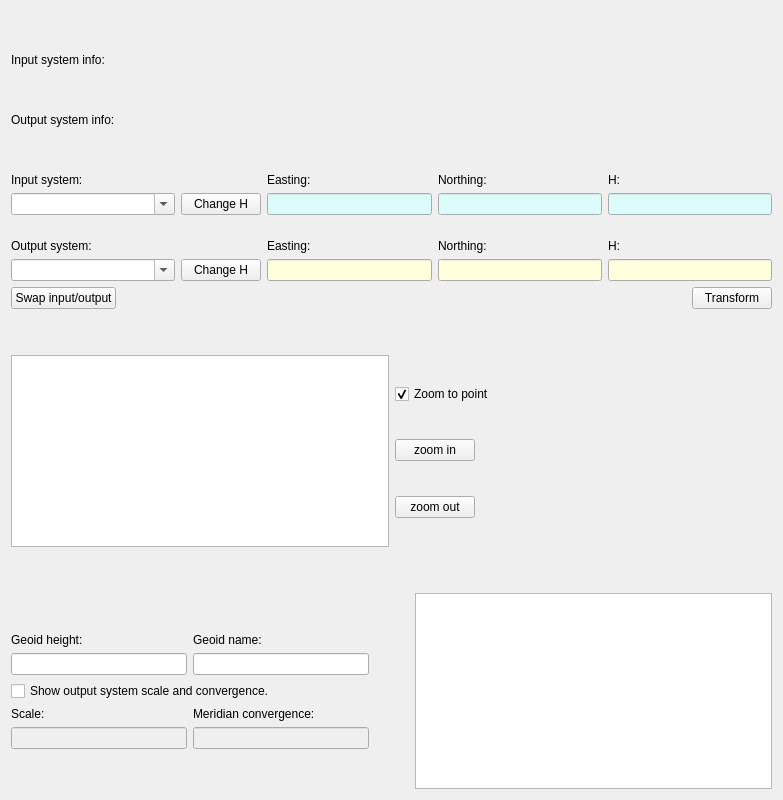
      <widget class="QWidget" name="tab_interactive">
       <attribute name="title">
        <string>Interactive</string>
       </attribute>
       <attribute name="whatsThis">
        <string>Interactive tab - used to transform single points.</string>
       </attribute>
       <layout class="QVBoxLayout" name="verticalLayout_3">
        <property name="topMargin">
         <number>13</number>
        </property>
        <item>
         <spacer name="verticalSpacer_9">
          <property name="orientation">
           <enum>Qt::Vertical</enum>
          </property>
          <property name="sizeHint" stdset="0">
           <size>
            <width>20</width>
            <height>40</height>
           </size>
          </property>
         </spacer>
        </item>
        <item>
         <layout class="QVBoxLayout" name="verticalLayout_2">
          <item>
           <widget class="QLabel" name="lbl_input_info">
            <property name="toolTip">
             <string>Input system description</string>
            </property>
            <property name="whatsThis">
             <string>Detailed description of input srs.</string>
            </property>
            <property name="text">
             <string>Input system info:</string>
            </property>
           </widget>
          </item>
          <item>
           <spacer name="verticalSpacer_7">
            <property name="orientation">
             <enum>Qt::Vertical</enum>
            </property>
            <property name="sizeHint" stdset="0">
             <size>
              <width>20</width>
              <height>40</height>
             </size>
            </property>
           </spacer>
          </item>
          <item>
           <widget class="QLabel" name="lbl_output_info">
            <property name="toolTip">
             <string>Output system description.</string>
            </property>
            <property name="whatsThis">
             <string>Detailed description of output system.</string>
            </property>
            <property name="text">
             <string>Output system info:</string>
            </property>
           </widget>
          </item>
         </layout>
        </item>
        <item>
         <spacer name="verticalSpacer_6">
          <property name="orientation">
           <enum>Qt::Vertical</enum>
          </property>
          <property name="sizeType">
           <enum>QSizePolicy::Maximum</enum>
          </property>
          <property name="sizeHint" stdset="0">
           <size>
            <width>20</width>
            <height>40</height>
           </size>
          </property>
         </spacer>
        </item>
        <item>
         <layout class="QGridLayout" name="gridLayout_2">
          <item row="0" column="0">
           <widget class="QLabel" name="lbl_input_system">
            <property name="text">
             <string>Input system:  </string>
            </property>
           </widget>
          </item>
          <item row="0" column="2">
           <widget class="QLabel" name="lbl_x_in">
            <property name="text">
             <string>Easting:</string>
            </property>
           </widget>
          </item>
          <item row="0" column="3">
           <widget class="QLabel" name="lbl_y_in">
            <property name="text">
             <string>Northing:</string>
            </property>
           </widget>
          </item>
          <item row="0" column="4">
           <widget class="QLabel" name="lbl_z_in">
            <property name="text">
             <string>H:</string>
            </property>
           </widget>
          </item>
          <item row="1" column="0">
           <widget class="QComboBox" name="cb_input_system">
            <property name="sizePolicy">
             <sizepolicy hsizetype="Expanding" vsizetype="Fixed">
              <horstretch>0</horstretch>
              <verstretch>0</verstretch>
             </sizepolicy>
            </property>
            <property name="toolTip">
             <string>Input minilabel</string>
            </property>
            <property name="whatsThis">
             <string>Specify input system minilabel here by selecting from dropdown list or typing one yourself. Enter triggers parsing and transformation.</string>
            </property>
            <property name="editable">
             <bool>true</bool>
            </property>
           </widget>
          </item>
          <item row="1" column="1">
           <widget class="QPushButton" name="bt_change_h_in">
            <property name="focusPolicy">
             <enum>Qt::StrongFocus</enum>
            </property>
            <property name="text">
             <string>Change H</string>
            </property>
           </widget>
          </item>
          <item row="1" column="2">
           <widget class="QLineEdit" name="txt_x_in">
            <property name="palette">
             <palette>
              <active>
               <colorrole role="Base">
                <brush brushstyle="SolidPattern">
                 <color alpha="255">
                  <red>220</red>
                  <green>252</green>
                  <blue>252</blue>
                 </color>
                </brush>
               </colorrole>
              </active>
              <inactive>
               <colorrole role="Base">
                <brush brushstyle="SolidPattern">
                 <color alpha="255">
                  <red>220</red>
                  <green>252</green>
                  <blue>252</blue>
                 </color>
                </brush>
               </colorrole>
              </inactive>
              <disabled>
               <colorrole role="Base">
                <brush brushstyle="SolidPattern">
                 <color alpha="255">
                  <red>255</red>
                  <green>255</green>
                  <blue>255</blue>
                 </color>
                </brush>
               </colorrole>
              </disabled>
             </palette>
            </property>
            <property name="whatsThis">
             <string>Input coordinate. Can contain units like dg, sx, nt, rad or m. Enter triggers a transformation.</string>
            </property>
            <property name="text">
             <string/>
            </property>
           </widget>
          </item>
          <item row="1" column="3">
           <widget class="QLineEdit" name="txt_y_in">
            <property name="palette">
             <palette>
              <active>
               <colorrole role="Base">
                <brush brushstyle="SolidPattern">
                 <color alpha="255">
                  <red>220</red>
                  <green>252</green>
                  <blue>252</blue>
                 </color>
                </brush>
               </colorrole>
              </active>
              <inactive>
               <colorrole role="Base">
                <brush brushstyle="SolidPattern">
                 <color alpha="255">
                  <red>220</red>
                  <green>252</green>
                  <blue>252</blue>
                 </color>
                </brush>
               </colorrole>
              </inactive>
              <disabled>
               <colorrole role="Base">
                <brush brushstyle="SolidPattern">
                 <color alpha="255">
                  <red>255</red>
                  <green>255</green>
                  <blue>255</blue>
                 </color>
                </brush>
               </colorrole>
              </disabled>
             </palette>
            </property>
            <property name="whatsThis">
             <string>Input coordinate. Can contain units like dg, sx, nt, rad or m. Enter triggers a transformation.</string>
            </property>
           </widget>
          </item>
          <item row="1" column="4">
           <widget class="QLineEdit" name="txt_z_in">
            <property name="palette">
             <palette>
              <active>
               <colorrole role="Base">
                <brush brushstyle="SolidPattern">
                 <color alpha="255">
                  <red>220</red>
                  <green>252</green>
                  <blue>252</blue>
                 </color>
                </brush>
               </colorrole>
              </active>
              <inactive>
               <colorrole role="Base">
                <brush brushstyle="SolidPattern">
                 <color alpha="255">
                  <red>220</red>
                  <green>252</green>
                  <blue>252</blue>
                 </color>
                </brush>
               </colorrole>
              </inactive>
              <disabled>
               <colorrole role="Base">
                <brush brushstyle="SolidPattern">
                 <color alpha="255">
                  <red>255</red>
                  <green>255</green>
                  <blue>255</blue>
                 </color>
                </brush>
               </colorrole>
              </disabled>
             </palette>
            </property>
            <property name="whatsThis">
             <string>Input z-coordinate. Can contain unit (=m). Enter triggers a transformation.</string>
            </property>
           </widget>
          </item>
         </layout>
        </item>
        <item>
         <spacer name="verticalSpacer_8">
          <property name="orientation">
           <enum>Qt::Vertical</enum>
          </property>
          <property name="sizeHint" stdset="0">
           <size>
            <width>761</width>
            <height>18</height>
           </size>
          </property>
         </spacer>
        </item>
        <item>
         <layout class="QGridLayout" name="gridLayout_3">
          <item row="1" column="2">
           <widget class="QLineEdit" name="txt_x_out">
            <property name="palette">
             <palette>
              <active>
               <colorrole role="Base">
                <brush brushstyle="SolidPattern">
                 <color alpha="255">
                  <red>255</red>
                  <green>255</green>
                  <blue>221</blue>
                 </color>
                </brush>
               </colorrole>
              </active>
              <inactive>
               <colorrole role="Base">
                <brush brushstyle="SolidPattern">
                 <color alpha="255">
                  <red>255</red>
                  <green>255</green>
                  <blue>221</blue>
                 </color>
                </brush>
               </colorrole>
              </inactive>
              <disabled>
               <colorrole role="Base">
                <brush brushstyle="SolidPattern">
                 <color alpha="255">
                  <red>255</red>
                  <green>255</green>
                  <blue>255</blue>
                 </color>
                </brush>
               </colorrole>
              </disabled>
             </palette>
            </property>
            <property name="whatsThis">
             <string>Output coordinate. Can contain units like dg, sx, nt, rad or m. </string>
            </property>
            <property name="readOnly">
             <bool>true</bool>
            </property>
           </widget>
          </item>
          <item row="1" column="1">
           <widget class="QPushButton" name="bt_change_h_out">
            <property name="text">
             <string>Change H</string>
            </property>
           </widget>
          </item>
          <item row="1" column="3">
           <widget class="QLineEdit" name="txt_y_out">
            <property name="palette">
             <palette>
              <active>
               <colorrole role="Base">
                <brush brushstyle="SolidPattern">
                 <color alpha="255">
                  <red>255</red>
                  <green>255</green>
                  <blue>221</blue>
                 </color>
                </brush>
               </colorrole>
              </active>
              <inactive>
               <colorrole role="Base">
                <brush brushstyle="SolidPattern">
                 <color alpha="255">
                  <red>255</red>
                  <green>255</green>
                  <blue>221</blue>
                 </color>
                </brush>
               </colorrole>
              </inactive>
              <disabled>
               <colorrole role="Base">
                <brush brushstyle="SolidPattern">
                 <color alpha="255">
                  <red>255</red>
                  <green>255</green>
                  <blue>255</blue>
                 </color>
                </brush>
               </colorrole>
              </disabled>
             </palette>
            </property>
            <property name="whatsThis">
             <string>Output coordinate. Can contain units like dg, sx, nt, rad or m. </string>
            </property>
            <property name="readOnly">
             <bool>true</bool>
            </property>
           </widget>
          </item>
          <item row="1" column="0">
           <widget class="QComboBox" name="cb_output_system">
            <property name="sizePolicy">
             <sizepolicy hsizetype="Expanding" vsizetype="Fixed">
              <horstretch>0</horstretch>
              <verstretch>0</verstretch>
             </sizepolicy>
            </property>
            <property name="toolTip">
             <string>Output minilabel.</string>
            </property>
            <property name="whatsThis">
             <string>Specify output system minilabel here by selecting from dropdown list or typing one yourself. Enter triggers parsing and transformation.</string>
            </property>
            <property name="editable">
             <bool>true</bool>
            </property>
           </widget>
          </item>
          <item row="1" column="4">
           <widget class="QLineEdit" name="txt_z_out">
            <property name="palette">
             <palette>
              <active>
               <colorrole role="Base">
                <brush brushstyle="SolidPattern">
                 <color alpha="255">
                  <red>255</red>
                  <green>255</green>
                  <blue>221</blue>
                 </color>
                </brush>
               </colorrole>
              </active>
              <inactive>
               <colorrole role="Base">
                <brush brushstyle="SolidPattern">
                 <color alpha="255">
                  <red>255</red>
                  <green>255</green>
                  <blue>221</blue>
                 </color>
                </brush>
               </colorrole>
              </inactive>
              <disabled>
               <colorrole role="Base">
                <brush brushstyle="SolidPattern">
                 <color alpha="255">
                  <red>255</red>
                  <green>255</green>
                  <blue>255</blue>
                 </color>
                </brush>
               </colorrole>
              </disabled>
             </palette>
            </property>
            <property name="whatsThis">
             <string>Output z coordinate.</string>
            </property>
            <property name="readOnly">
             <bool>true</bool>
            </property>
           </widget>
          </item>
          <item row="0" column="2">
           <widget class="QLabel" name="lbl_x_out">
            <property name="text">
             <string>Easting:</string>
            </property>
           </widget>
          </item>
          <item row="0" column="4">
           <widget class="QLabel" name="lbl_z_out">
            <property name="text">
             <string>H:</string>
            </property>
           </widget>
          </item>
          <item row="0" column="3">
           <widget class="QLabel" name="lbl_y_out">
            <property name="text">
             <string>Northing:</string>
            </property>
           </widget>
          </item>
          <item row="0" column="0">
           <widget class="QLabel" name="lbl_output_system">
            <property name="text">
             <string>Output system:</string>
            </property>
           </widget>
          </item>
         </layout>
        </item>
        <item>
         <layout class="QHBoxLayout" name="horizontalLayout_3">
          <item>
           <widget class="QPushButton" name="bt_interactive_swap">
            <property name="whatsThis">
             <string>Swap input/output</string>
            </property>
            <property name="text">
             <string>Swap input/output</string>
            </property>
           </widget>
          </item>
          <item>
           <spacer name="horizontalSpacer_15">
            <property name="orientation">
             <enum>Qt::Horizontal</enum>
            </property>
            <property name="sizeHint" stdset="0">
             <size>
              <width>40</width>
              <height>20</height>
             </size>
            </property>
           </spacer>
          </item>
          <item>
           <widget class="QPushButton" name="bt_interactive_transform">
            <property name="toolTip">
             <string>Trigger a transformation</string>
            </property>
            <property name="whatsThis">
             <string>Trigger a transformation.</string>
            </property>
            <property name="text">
             <string>Transform</string>
            </property>
           </widget>
          </item>
         </layout>
        </item>
        <item>
         <spacer name="verticalSpacer_3">
          <property name="orientation">
           <enum>Qt::Vertical</enum>
          </property>
          <property name="sizeHint" stdset="0">
           <size>
            <width>20</width>
            <height>40</height>
           </size>
          </property>
         </spacer>
        </item>
        <item>
         <layout class="QGridLayout" name="gridLayout_18">
          <item row="0" column="0">
           <layout class="QHBoxLayout" name="horizontalLayout_2">
            <item>
             <widget class="QGraphicsView" name="gv_map">
              <property name="sizePolicy">
               <sizepolicy hsizetype="Expanding" vsizetype="Fixed">
                <horstretch>0</horstretch>
                <verstretch>0</verstretch>
               </sizepolicy>
              </property>
              <property name="baseSize">
               <size>
                <width>360</width>
                <height>180</height>
               </size>
              </property>
              <property name="toolTip">
               <string>Map Window</string>
              </property>
              <property name="whatsThis">
               <string>&lt;html&gt;&lt;head/&gt;&lt;body&gt;&lt;p&gt;Map window - geographic coordinates. Will show current location.&lt;/p&gt;&lt;/body&gt;&lt;/html&gt;</string>
              </property>
             </widget>
            </item>
           </layout>
          </item>
          <item row="0" column="1">
           <layout class="QGridLayout" name="gridLayout_19">
            <item row="1" column="0">
             <widget class="QPushButton" name="bt_zoom_in">
              <property name="sizePolicy">
               <sizepolicy hsizetype="Fixed" vsizetype="Fixed">
                <horstretch>0</horstretch>
                <verstretch>0</verstretch>
               </sizepolicy>
              </property>
              <property name="text">
               <string>zoom in</string>
              </property>
             </widget>
            </item>
            <item row="2" column="0">
             <widget class="QPushButton" name="bt_zoom_out">
              <property name="sizePolicy">
               <sizepolicy hsizetype="Fixed" vsizetype="Fixed">
                <horstretch>0</horstretch>
                <verstretch>0</verstretch>
               </sizepolicy>
              </property>
              <property name="text">
               <string>zoom out</string>
              </property>
             </widget>
            </item>
            <item row="1" column="1">
             <spacer name="horizontalSpacer_13">
              <property name="orientation">
               <enum>Qt::Horizontal</enum>
              </property>
              <property name="sizeHint" stdset="0">
               <size>
                <width>40</width>
                <height>20</height>
               </size>
              </property>
             </spacer>
            </item>
            <item row="0" column="0">
             <widget class="QCheckBox" name="chb_zoom_to_point">
              <property name="toolTip">
               <string>Check to alwyas center on zoom.</string>
              </property>
              <property name="whatsThis">
               <string>Check this box to alwyas center current point on zoom.</string>
              </property>
              <property name="text">
               <string>Zoom to point</string>
              </property>
              <property name="checked">
               <bool>true</bool>
              </property>
             </widget>
            </item>
           </layout>
          </item>
         </layout>
        </item>
        <item>
         <spacer name="verticalSpacer">
          <property name="orientation">
           <enum>Qt::Vertical</enum>
          </property>
          <property name="sizeHint" stdset="0">
           <size>
            <width>20</width>
            <height>40</height>
           </size>
          </property>
         </spacer>
        </item>
        <item>
         <layout class="QHBoxLayout" name="horizontalLayout">
          <item>
           <layout class="QVBoxLayout" name="verticalLayout_4">
            <item>
             <spacer name="verticalSpacer_15">
              <property name="orientation">
               <enum>Qt::Vertical</enum>
              </property>
              <property name="sizeHint" stdset="0">
               <size>
                <width>20</width>
                <height>40</height>
               </size>
              </property>
             </spacer>
            </item>
            <item>
             <layout class="QGridLayout" name="gridLayout_6">
              <item row="0" column="0">
               <widget class="QLabel" name="lbl_geoid_height">
                <property name="text">
                 <string>Geoid height:</string>
                </property>
               </widget>
              </item>
              <item row="0" column="1">
               <widget class="QLabel" name="lbl_geoid_name">
                <property name="text">
                 <string>Geoid name:</string>
                </property>
               </widget>
              </item>
              <item row="1" column="0">
               <widget class="QLineEdit" name="txt_geoid_height">
                <property name="acceptDrops">
                 <bool>false</bool>
                </property>
                <property name="whatsThis">
                 <string>Height of geoid above ellipsoid at current location.</string>
                </property>
                <property name="readOnly">
                 <bool>true</bool>
                </property>
               </widget>
              </item>
              <item row="1" column="1">
               <widget class="QLineEdit" name="txt_geoid_name">
                <property name="enabled">
                 <bool>true</bool>
                </property>
                <property name="acceptDrops">
                 <bool>false</bool>
                </property>
                <property name="whatsThis">
                 <string>Name of currently used geiod. </string>
                </property>
                <property name="readOnly">
                 <bool>true</bool>
                </property>
               </widget>
              </item>
             </layout>
            </item>
            <item>
             <widget class="QCheckBox" name="chb_show_scale">
              <property name="whatsThis">
               <string>Show results of output system scale and convergence in text fields below.</string>
              </property>
              <property name="text">
               <string>Show output system scale and convergence.</string>
              </property>
             </widget>
            </item>
            <item>
             <layout class="QGridLayout" name="gridLayout_21">
              <item row="0" column="0">
               <widget class="QLabel" name="lbl_scale">
                <property name="text">
                 <string>Scale:</string>
                </property>
               </widget>
              </item>
              <item row="0" column="1">
               <widget class="QLabel" name="lbl_meridian_convergence">
                <property name="text">
                 <string>Meridian convergence:</string>
                </property>
               </widget>
              </item>
              <item row="1" column="0">
               <widget class="QLineEdit" name="txt_scale">
                <property name="enabled">
                 <bool>false</bool>
                </property>
                <property name="acceptDrops">
                 <bool>false</bool>
                </property>
                <property name="toolTip">
                 <string/>
                </property>
                <property name="whatsThis">
                 <string>Conformal scale factor of current output system at current location.</string>
                </property>
                <property name="readOnly">
                 <bool>true</bool>
                </property>
               </widget>
              </item>
              <item row="1" column="1">
               <widget class="QLineEdit" name="txt_meridian_convergence">
                <property name="enabled">
                 <bool>false</bool>
                </property>
                <property name="acceptDrops">
                 <bool>false</bool>
                </property>
                <property name="whatsThis">
                 <string>Meridian convergence of current output system at current location.</string>
                </property>
                <property name="readOnly">
                 <bool>true</bool>
                </property>
               </widget>
              </item>
             </layout>
            </item>
            <item>
             <spacer name="verticalSpacer_18">
              <property name="orientation">
               <enum>Qt::Vertical</enum>
              </property>
              <property name="sizeHint" stdset="0">
               <size>
                <width>20</width>
                <height>40</height>
               </size>
              </property>
             </spacer>
            </item>
           </layout>
          </item>
          <item>
           <spacer name="horizontalSpacer">
            <property name="orientation">
             <enum>Qt::Horizontal</enum>
            </property>
            <property name="sizeType">
             <enum>QSizePolicy::Fixed</enum>
            </property>
            <property name="sizeHint" stdset="0">
             <size>
              <width>40</width>
              <height>20</height>
             </size>
            </property>
           </spacer>
          </item>
          <item>
           <widget class="QTextEdit" name="txt_log">
            <property name="whatsThis">
             <string>Text field for reporting things like error/log messages.</string>
            </property>
            <property name="readOnly">
             <bool>true</bool>
            </property>
           </widget>
          </item>
         </layout>
        </item>
       </layout>
      </widget>
